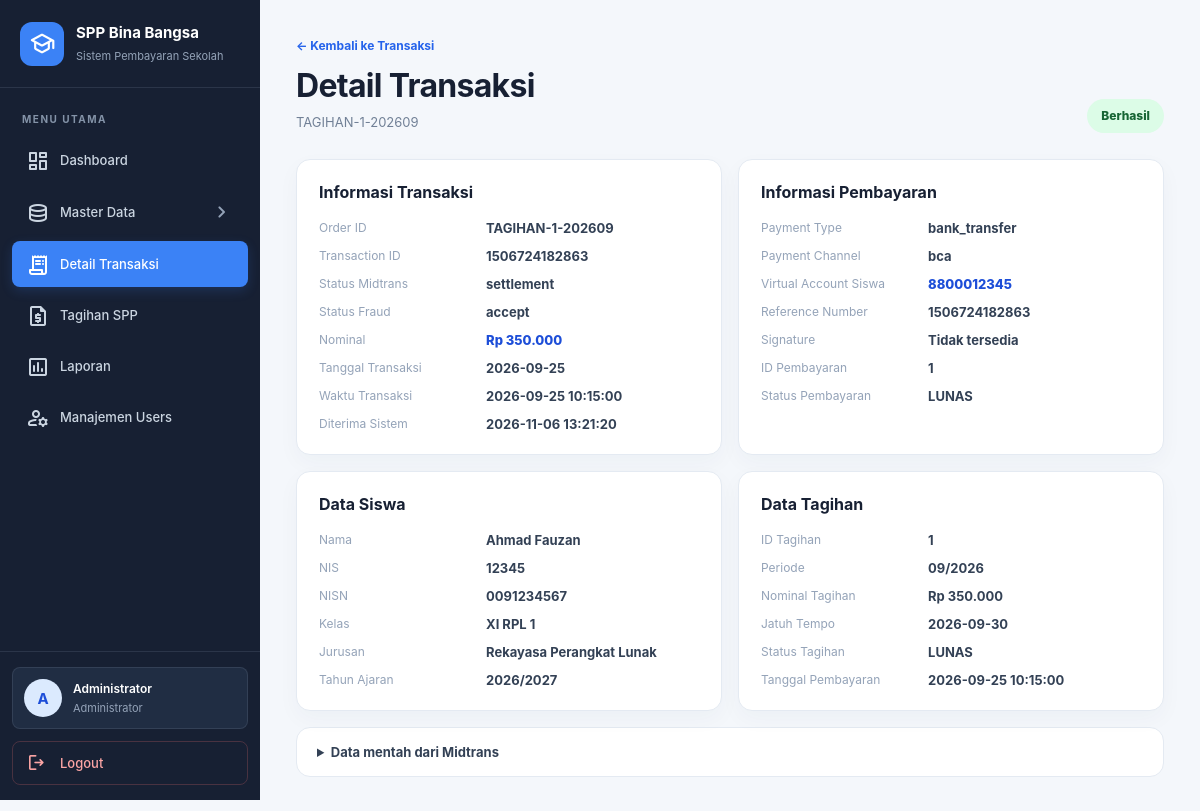
/admin/detail_transaksi.php?id=1 (signed in), run on the app's committed database.
### tables this page shows
CREATE TABLE `transaksi_payment_gateway` (
  `id_transaksi`      INT UNSIGNED NOT NULL AUTO_INCREMENT,
  `order_id`          VARCHAR(100) NOT NULL COMMENT 'dibuat aplikasi, contoh: TAGIHAN-3-202609',
  `transaction_id`    VARCHAR(100) NULL COMMENT 'dari notifikasi Midtrans',
  `virtual_account`   VARCHAR(20)  NOT NULL,
  `id_siswa`          INT UNSIGNED NULL,
  `tanggal_transaksi` DATE NULL,
  `waktu_transaksi`   DATETIME NULL COMMENT 'transaction_time / settlement_time dari Midtrans',
  `nominal`           BIGINT UNSIGNED NOT NULL,
  `payment_type`      VARCHAR(30) NULL COMMENT 'bank_transfer, qris, e_wallet, dll',
  `payment_channel`   VARCHAR(50) NULL COMMENT 'bca, bni, bri, mandiri, dll',
  `reference_number`  VARCHAR(100) NULL COMMENT 'nomor referensi bank / fraud',
  `status_transaksi`  ENUM('pending','capture','settlement','deny','cancel','expire') NOT NULL DEFAULT 'pending',
  `fraud_status`      ENUM('accept','deny','challenge') NULL,
  `signature_key`     VARCHAR(255) NULL,
  `raw_response`      TEXT NULL COMMENT 'payload notifikasi Midtrans apa adanya',
  `created_at`        DATETIME NOT NULL DEFAULT CURRENT_TIMESTAMP,
  `updated_at`        DATETIME NOT NULL DEFAULT CURRENT_TIMESTAMP ON UPDATE CURRENT_TIMESTAMP,
  PRIMARY KEY (`id_transaksi`),
  UNIQUE KEY `uq_trx_order_id` (`order_id`),
  UNIQUE KEY `uq_trx_transaction_id` (`transaction_id`),
  KEY `fk_trx_siswa` (`id_siswa`),
  KEY `idx_trx_va` (`virtual_account`),
  KEY `idx_trx_status` (`status_transaksi`),
  CONSTRAINT `fk_trx_siswa` FOREIGN KEY (`id_siswa`) REFERENCES `siswa` (`id_siswa`) ON DELETE SET NULL
);

CREATE TABLE `pembayaran` (
  `id_pembayaran`      INT UNSIGNED NOT NULL AUTO_INCREMENT,
  `id_transaksi`       INT UNSIGNED NOT NULL,
  `id_tagihan`         INT UNSIGNED NOT NULL,
  `tanggal_pembayaran` DATETIME NOT NULL COMMENT 'waktu sebenarnya, tetap tersimpan walau telat',
  `nominal_pembayaran` BIGINT UNSIGNED NOT NULL,
  `status`             ENUM('LUNAS','SEBAGIAN') NOT NULL DEFAULT 'LUNAS',
  `created_at`         DATETIME NOT NULL DEFAULT CURRENT_TIMESTAMP,
  PRIMARY KEY (`id_pembayaran`),
  UNIQUE KEY `uq_pembayaran_transaksi` (`id_transaksi`),
  UNIQUE KEY `uq_pembayaran_tagihan` (`id_tagihan`) COMMENT 'mencegah pelunasan ganda',
  KEY `fk_pembayaran_tagihan` (`id_tagihan`),
  CONSTRAINT `fk_pembayaran_trx`     FOREIGN KEY (`id_transaksi`) REFERENCES `transaksi_payment_gateway` (`id_transaksi`),
  CONSTRAINT `fk_pembayaran_tagihan` FOREIGN KEY (`id_tagihan`) REFERENCES `tagihan_spp` (`id_tagihan`)
);

CREATE TABLE `siswa` (
  `id_siswa`       INT UNSIGNED NOT NULL AUTO_INCREMENT,
  `nis`            CHAR(5)     NOT NULL COMMENT '5 digit, menjadi 5 digit terakhir nomor VA',
  `nisn`           CHAR(10)    NULL,
  `nama`           VARCHAR(100) NOT NULL,
  `jenis_kelamin`  ENUM('L','P') NOT NULL,
  `tempat_lahir`   VARCHAR(60) NULL,
  `tanggal_lahir`  DATE        NULL,
  `alamat`         VARCHAR(255) NULL,
  `no_hp`          VARCHAR(20) NULL,
  `nama_orang_tua` VARCHAR(100) NULL,
  `id_kelas`       INT UNSIGNED NOT NULL,
  `id_tahun_ajaran` INT UNSIGNED NOT NULL,
  `id_user`        INT UNSIGNED NULL COMMENT 'akun login siswa',
  `status`         ENUM('aktif','lulus','keluar') NOT NULL DEFAULT 'aktif',
  `created_at`     DATETIME NOT NULL DEFAULT CURRENT_TIMESTAMP,
  `updated_at`     DATETIME NOT NULL DEFAULT CURRENT_TIMESTAMP ON UPDATE CURRENT_TIMESTAMP,
  PRIMARY KEY (`id_siswa`),
  UNIQUE KEY `uq_siswa_nis` (`nis`),
  UNIQUE KEY `uq_siswa_nisn` (`nisn`),
  UNIQUE KEY `uq_siswa_user` (`id_user`),
  KEY `fk_siswa_kelas` (`id_kelas`),
  KEY `fk_siswa_ta` (`id_tahun_ajaran`),
  CONSTRAINT `fk_siswa_kelas` FOREIGN KEY (`id_kelas`) REFERENCES `kelas` (`id_kelas`),
  CONSTRAINT `fk_siswa_ta`    FOREIGN KEY (`id_tahun_ajaran`) REFERENCES `tahun_ajaran` (`id_tahun_ajaran`),
  CONSTRAINT `fk_siswa_user`  FOREIGN KEY (`id_user`) REFERENCES `users` (`id_user`) ON DELETE SET NULL
);

CREATE TABLE `kelas` (
  `id_kelas`        INT UNSIGNED NOT NULL AUTO_INCREMENT,
  `nama_kelas`      VARCHAR(50) NOT NULL COMMENT 'contoh: XI RPL 1',
  `tingkat`         ENUM('X','XI','XII') NOT NULL,
  `nomor_ruangan`   INT UNSIGNED NOT NULL COMMENT 'nomor urut ruangan, contoh: 1, 2, 3',
  `id_jurusan`      INT UNSIGNED NOT NULL,
  `id_tahun_ajaran` INT UNSIGNED NOT NULL,
  PRIMARY KEY (`id_kelas`),
  UNIQUE KEY `uq_kelas_nama` (`nama_kelas`),
  KEY `fk_kelas_jurusan` (`id_jurusan`),
  KEY `fk_kelas_ta` (`id_tahun_ajaran`),
  CONSTRAINT `fk_kelas_jurusan` FOREIGN KEY (`id_jurusan`) REFERENCES `jurusan` (`id_jurusan`),
  CONSTRAINT `fk_kelas_ta`      FOREIGN KEY (`id_tahun_ajaran`) REFERENCES `tahun_ajaran` (`id_tahun_ajaran`)
);

CREATE TABLE `jurusan` (
  `id_jurusan`   INT UNSIGNED NOT NULL AUTO_INCREMENT,
  `kode_jurusan` VARCHAR(20)  NOT NULL,
  `nama_jurusan` VARCHAR(100) NOT NULL,
  `keterangan`   VARCHAR(255) NULL,
  PRIMARY KEY (`id_jurusan`),
  UNIQUE KEY `uq_jurusan_kode` (`kode_jurusan`)
);

CREATE TABLE `tahun_ajaran` (
  `id_tahun_ajaran` INT UNSIGNED NOT NULL AUTO_INCREMENT,
  `tahun_ajaran`    VARCHAR(20) NOT NULL COMMENT 'contoh: 2026/2027',
  `tanggal_mulai`   DATE NOT NULL,
  `tanggal_selesai` DATE NOT NULL,
  `status`          ENUM('aktif','nonaktif') NOT NULL DEFAULT 'nonaktif',
  PRIMARY KEY (`id_tahun_ajaran`),
  UNIQUE KEY `uq_tahun_ajaran` (`tahun_ajaran`)
);

CREATE TABLE `tagihan_spp` (
  `id_tagihan`          INT UNSIGNED NOT NULL AUTO_INCREMENT,
  `id_siswa`            INT UNSIGNED NOT NULL,
  `id_tarif`            INT UNSIGNED NOT NULL,
  `id_tahun_ajaran`     INT UNSIGNED NOT NULL,
  `bulan`               TINYINT UNSIGNED NOT NULL COMMENT '1-12',
  `tahun`               SMALLINT UNSIGNED NOT NULL COMMENT 'contoh: 2026',
  `nominal`             BIGINT UNSIGNED NOT NULL,
  `tanggal_jatuh_tempo` DATE NOT NULL COMMENT 'tanggal terakhir bulan berjalan',
  `status`              ENUM('BELUM_BAYAR','LUNAS','TUNGGAKAN') NOT NULL DEFAULT 'BELUM_BAYAR',
  `created_at`          DATETIME NOT NULL DEFAULT CURRENT_TIMESTAMP,
  `updated_at`          DATETIME NOT NULL DEFAULT CURRENT_TIMESTAMP ON UPDATE CURRENT_TIMESTAMP,
  PRIMARY KEY (`id_tagihan`),
  UNIQUE KEY `uq_tagihan_periode` (`id_siswa`,`tahun`,`bulan`) COMMENT 'satu tagihan per siswa per bulan',
  KEY `fk_tagihan_tarif` (`id_tarif`),
  KEY `fk_tagihan_ta` (`id_tahun_ajaran`),
  KEY `idx_tagihan_status` (`status`),
  KEY `idx_tagihan_jatuh_tempo` (`tanggal_jatuh_tempo`),
  CONSTRAINT `fk_tagihan_siswa` FOREIGN KEY (`id_siswa`) REFERENCES `siswa` (`id_siswa`),
  CONSTRAINT `fk_tagihan_tarif` FOREIGN KEY (`id_tarif`) REFERENCES `tarif_spp` (`id_tarif`),
  CONSTRAINT `fk_tagihan_ta`    FOREIGN KEY (`id_tahun_ajaran`) REFERENCES `tahun_ajaran` (`id_tahun_ajaran`)
);

### config/midtrans.php (called while the page is built, shortened)
<?php
function midtrans_status_label(string $status): string
{
    return match ($status) {
        'settlement' => 'Berhasil',
        'capture' => 'Berhasil',
        'pending' => 'Menunggu Pembayaran',
        'deny' => 'Ditolak',
        'cancel' => 'Dibatalkan',
        'expire' => 'Kadaluarsa',
        default => ucfirst($status),
    };
}
function midtrans_status_class(string $status): string
{
    return match ($status) {
        'settlement', 'capture' => 'status-success',
        'pending' => 'status-pending',
        'deny', 'cancel' => 'status-danger',
        'expire' => 'status-expired',
        default => 'status-neutral',
    };
}

### admin/detail_transaksi.php (the view, shortened to what this page needs)
<?php
require_once __DIR__ . '/../config/koneksi.php';
require_once __DIR__ . '/../config/midtrans.php';
function e(mixed $value): string
{
    return htmlspecialchars((string) $value, ENT_QUOTES, 'UTF-8');
}
function rupiah(int|string|null $nominal): string
{
    return 'Rp ' . number_format((int) $nominal, 0, ',', '.');
}
$idTransaksi = (int) ($_GET['id'] ?? 0);
$stmt = $pdo->prepare(
    'SELECT t.*, COALESCE(va.nomor_va, t.virtual_account) AS display_virtual_account,
            s.nis, s.nisn, s.nama, s.no_hp,
            k.nama_kelas, j.nama_jurusan, ta.tahun_ajaran,
            ts.id_tagihan, ts.bulan, ts.tahun, ts.nominal AS nominal_tagihan,
            ts.tanggal_jatuh_tempo, ts.status AS status_tagihan,
            p.id_pembayaran, p.tanggal_pembayaran, p.nominal_pembayaran,
            p.status AS status_pembayaran
     FROM transaksi_payment_gateway t
     LEFT JOIN siswa s ON s.id_siswa = t.id_siswa
     LEFT JOIN virtual_account va ON va.id_siswa = t.id_siswa AND va.status = "aktif"
     LEFT JOIN kelas k ON k.id_kelas = s.id_kelas
     LEFT JOIN jurusan j ON j.id_jurusan = k.id_jurusan
     LEFT JOIN tahun_ajaran ta ON ta.id_tahun_ajaran = s.id_tahun_ajaran
     LEFT JOIN pembayaran p ON p.id_transaksi = t.id_transaksi
     LEFT JOIN tagihan_spp ts ON ts.id_tagihan = p.id_tagihan
     WHERE t.id_transaksi = ?
     LIMIT 1'
);
$stmt->execute([$idTransaksi]);
$transaksi = $stmt->fetch();
?>
<!DOCTYPE html>
<html lang="id">
<head>
    <link rel="stylesheet" href="../assets/css/admin/sidebar.css">
    <link rel="stylesheet" href="../assets/css/admin/transaksi.css">
</head>
<body>
<?php require_once __DIR__ . '/partials/sidebar.php'; ?>
<main class="content">
    <div class="detail-topbar">
        <div>
            <a class="back-link" href="transaksi.php">← Kembali ke Transaksi</a>
            <h1>Detail Transaksi</h1>
            <p><?= e($transaksi['order_id']) ?></p>
        </div>
        <span class="status status-large <?= e(midtrans_status_class($transaksi['status_transaksi'])) ?>">
            <?= e(midtrans_status_label($transaksi['status_transaksi'])) ?>
        </span>
    </div>
    <div class="detail-grid">
        <section class="detail-card">
            <h2>Informasi Transaksi</h2>
            <dl>
                <dt>Order ID</dt><dd><?= e($transaksi['order_id']) ?></dd>
                <dt>Transaction ID</dt><dd><?= e($transaksi['transaction_id'] ?: '-') ?></dd>
                <dt>Status Midtrans</dt><dd><?= e($transaksi['status_transaksi']) ?></dd>
                <dt>Status Fraud</dt><dd><?= e($transaksi['fraud_status'] ?: '-') ?></dd>
                <dt>Nominal</dt><dd class="accent-value"><?= e(rupiah($transaksi['nominal'])) ?></dd>
                <dt>Tanggal Transaksi</dt><dd><?= e($transaksi['tanggal_transaksi'] ?: '-') ?></dd>
                <dt>Waktu Transaksi</dt><dd><?= e($transaksi['waktu_transaksi'] ?: '-') ?></dd>
                <dt>Diterima Sistem</dt><dd><?= e($transaksi['created_at']) ?></dd>
            </dl>
        </section>
        <section class="detail-card">
            <h2>Informasi Pembayaran</h2>
            <dl>
                <dt>Payment Type</dt><dd><?= e($transaksi['payment_type'] ?: '-') ?></dd>
                <dt>Payment Channel</dt><dd><?= e($transaksi['payment_channel'] ?: '-') ?></dd>
                <dt>Virtual Account Siswa</dt><dd class="accent-value"><?= e($transaksi['display_virtual_account'] ?: '-') ?></dd>
                <dt>Reference Number</dt><dd><?= e($transaksi['reference_number'] ?: '-') ?></dd>
                <dt>Signature</dt><dd><?= $transaksi['signature_key'] ? 'Terverifikasi' : 'Tidak tersedia' ?></dd>
                <dt>ID Pembayaran</dt><dd><?= $transaksi['id_pembayaran'] ? e($transaksi['id_pembayaran']) : 'Belum dibuat' ?></dd>
                <dt>Status Pembayaran</dt><dd><?= e($transaksi['status_pembayaran'] ?: '-') ?></dd>
            </dl>
        </section>
        <section class="detail-card">
            <h2>Data Siswa</h2>
            <dl>
                <dt>Nama</dt><dd><?= e($transaksi['nama'] ?: '-') ?></dd>
                <dt>NIS</dt><dd><?= e($transaksi['nis'] ?: '-') ?></dd>
                <dt>NISN</dt><dd><?= e($transaksi['nisn'] ?: '-') ?></dd>
                <dt>Kelas</dt><dd><?= e($transaksi['nama_kelas'] ?: '-') ?></dd>
                <dt>Jurusan</dt><dd><?= e($transaksi['nama_jurusan'] ?: '-') ?></dd>
                <dt>Tahun Ajaran</dt><dd><?= e($transaksi['tahun_ajaran'] ?: '-') ?></dd>
            </dl>
        </section>
        <section class="detail-card">
            <h2>Data Tagihan</h2>
            <dl>
                <dt>ID Tagihan</dt><dd><?= $transaksi['id_tagihan'] ? e($transaksi['id_tagihan']) : 'Belum terhubung' ?></dd>
                <dt>Periode</dt><dd><?= $transaksi['bulan'] ? e(str_pad((string) $transaksi['bulan'], 2, '0', STR_PAD_LEFT) . '/' . $transaksi['tahun']) : '-' ?></dd>
                <dt>Nominal Tagihan</dt><dd><?= $transaksi['nominal_tagihan'] ? e(rupiah($transaksi['nominal_tagihan'])) : '-' ?></dd>
                <dt>Jatuh Tempo</dt><dd><?= e($transaksi['tanggal_jatuh_tempo'] ?: '-') ?></dd>
                <dt>Status Tagihan</dt><dd><?= e($transaksi['status_tagihan'] ?: '-') ?></dd>
                <dt>Tanggal Pembayaran</dt><dd><?= e($transaksi['tanggal_pembayaran'] ?: '-') ?></dd>
            </dl>
        </section>
    </div>
    <details class="raw-response">
        <summary>Data mentah dari Midtrans</summary>
    </details>
</main>
</body>
</html>

### assets/css/admin/sidebar.css (style rules this page uses)
:root { --sidebar-bg: #172033; --sidebar-surface: #202d43; --sidebar-hover: #293951; --sidebar-primary: #3b82f6; --sidebar-text: #cbd5e1; --sidebar-muted: #94a3b8; --sidebar-border: rgba(148, 163, 184, 0.16); --sidebar-width: 260px; --sidebar-radius: 8px; --sidebar-transition: 0.22s ease; }

### assets/css/admin/transaksi.css (style rules this page uses)
:root { --page-bg: #f4f7fb; --card: #ffffff; --ink: #172033; --muted: #718096; --line: #e4eaf2; --blue: #2563eb; --blue-dark: #1d4ed8; }
* { box-sizing: border-box; }
body { margin: 0; background: var(--page-bg); color: var(--ink); font-family: Inter, "Segoe UI", Arial, sans-serif; }
.content { min-height: 100vh; margin-left: 260px; padding: 34px clamp(18px, 3vw, 42px); }
.page-heading h1, .detail-topbar h1 { margin: 0 0 7px; font-size: clamp(25px, 3vw, 32px); letter-spacing: -.7px; }
.page-heading p, .list-heading p, .detail-topbar p { margin: 0; color: var(--muted); font-size: 13px; line-height: 1.6; }
.status { display: inline-flex; align-items: center; min-height: 27px; padding: 0 10px; border-radius: 999px; font-size: 11px; font-weight: 800; white-space: nowrap; }
.status-large { min-height: 34px; padding: 0 14px; font-size: 12px; }
.status-success { background: #dcfce7; color: #166534; }
.detail-topbar { display: flex; align-items: flex-end; justify-content: space-between; gap: 18px; margin-bottom: 26px; }
.detail-topbar h1 { margin-top: 12px; }
.back-link { color: #2563eb; font-size: 12px; font-weight: 700; text-decoration: none; }
.detail-grid { display: grid; grid-template-columns: repeat(2, minmax(0, 1fr)); gap: 16px; }
.detail-card { padding: 22px; border: 1px solid var(--line); border-radius: 14px; background: #fff; box-shadow: 0 8px 22px rgba(31, 51, 80, .035); }
.detail-card h2 { margin: 0 0 18px; font-size: 16px; }
.detail-card dl { display: grid; grid-template-columns: minmax(130px, .7fr) 1fr; gap: 12px 18px; margin: 0; }
.detail-card dt { color: #94a3b8; font-size: 12px; }
.detail-card dd { margin: 0; color: #334155; font-size: 13px; font-weight: 650; overflow-wrap: anywhere; }
.accent-value { color: #1d4ed8 !important; font-weight: 800 !important; }
.raw-response { margin-top: 16px; border: 1px solid var(--line); border-radius: 14px; background: #fff; }
.raw-response summary { padding: 16px 20px; color: #334155; font-size: 13px; font-weight: 750; cursor: pointer; }

### data on the page
transaksi_payment_gateway: order "TAGIHAN-1-202609", status_transaksi "Berhasil", transaction "1506724182863", status_transaksi "settlement", fraud_status "accept", nominal "Rp 350.000", tanggal_transaksi "2026-09-25", waktu_transaksi "2026-09-25 10:15:00", created_at "2026-11-06 13:21:20", payment_type "bank_transfer", payment_channel "bca", reference_number "1506724182863", pembayaran.id_pembayaran "1", pembayaran.status "LUNAS", id_siswa.nama "Ahmad Fauzan", id_siswa.nis "12345", id_siswa.nisn "0091234567", kelas.nama_kelas "XI RPL 1", jurusan.nama_jurusan "Rekayasa Perangkat Lunak", tahun_ajaran.tahun_ajaran "2026/2027", tagihan_spp.id_tagihan "1", tagihan_spp.bulan+tahun "09/2026", tagihan_spp.nominal "Rp 350.000", tagihan_spp.tanggal_jatuh_tempo "2026-09-30", tagihan_spp.status "LUNAS", pembayaran.tanggal_pembayaran "2026-09-25 10:15:00"

### other printed values
$userInitial "A"
$userName "Administrator"
$transaksi['display_virtual_account'] ?: '-' "8800012345"
